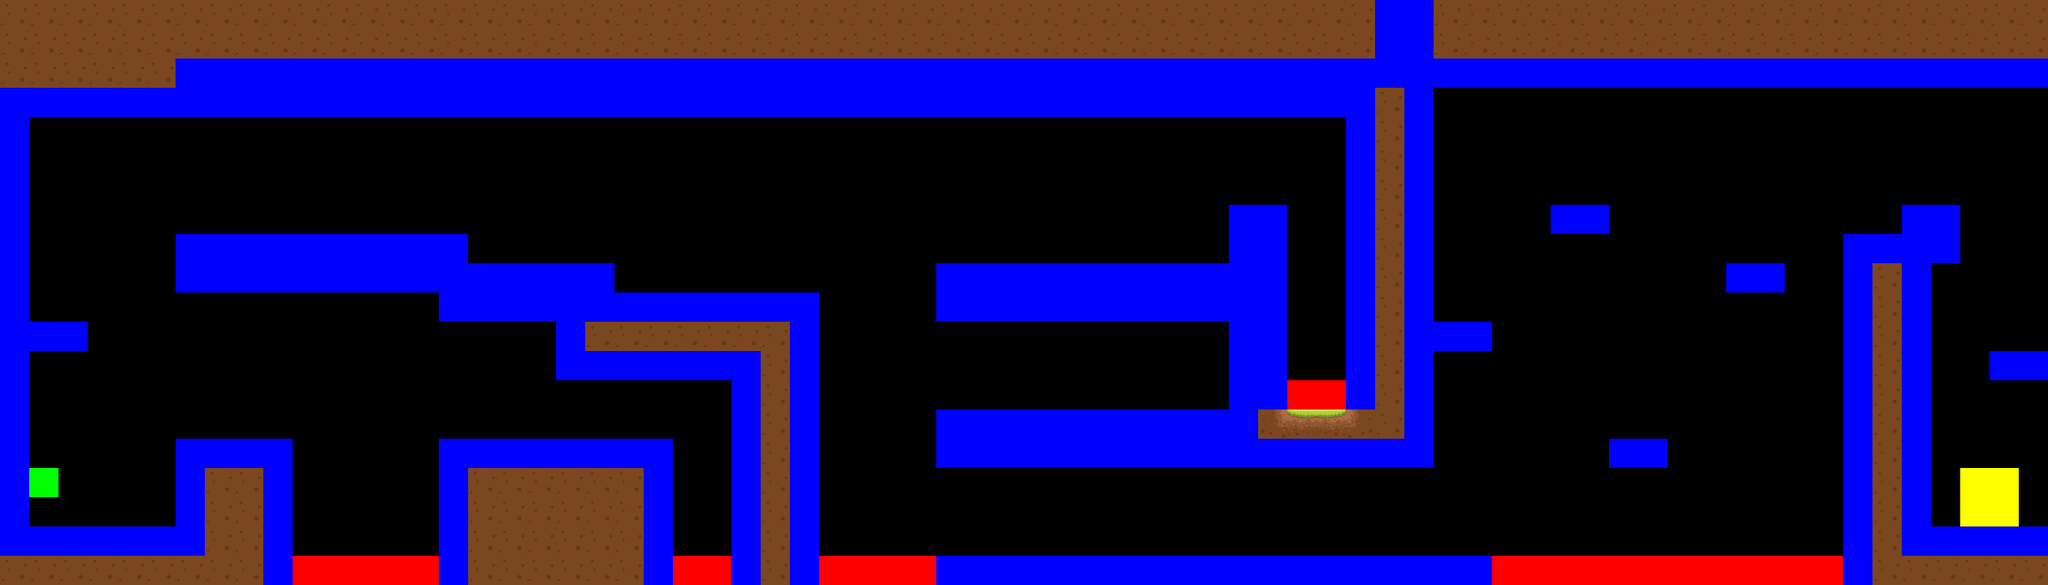

A 2D game scene composited from a Tiled map and its tileset images. What follows is a short description and the map's XML, with each tile layer's data collapsed to a summary:
An orthogonal 70x20 tile map with 35x35 px tiles, 3 tile layers (Back, Front, Colliders).

<map version="1.0" tiledversion="1.0.3" orientation="orthogonal" renderorder="right-down" width="70" height="20" tilewidth="35" tileheight="35" nextobjectid="1">
 <tileset firstgid="1" name="OurTileSet" tilewidth="35" tileheight="35" spacing="3" margin="3" tilecount="56" columns="8">
  <image source="OurTileSet.png" width="307" height="269" />
 </tileset>
 <layer name="Back" width="70" height="20">
  <data>[1400 cells, 24 non-empty, 4 distinct tile ids]</data>
 </layer>
 <layer name="Front" width="70" height="20">
  <properties>
   <property name="collider_layer" type="bool" value="false" />
  </properties>
  <data>[1400 cells, 623 non-empty, 20 distinct tile ids]</data>
 </layer>
 <layer name="Colliders" width="70" height="20">
  <properties>
   <property name="collider_layer" type="bool" value="true" />
  </properties>
  <data>[1400 cells, 400 non-empty, 4 distinct tile ids]</data>
 </layer>
</map>